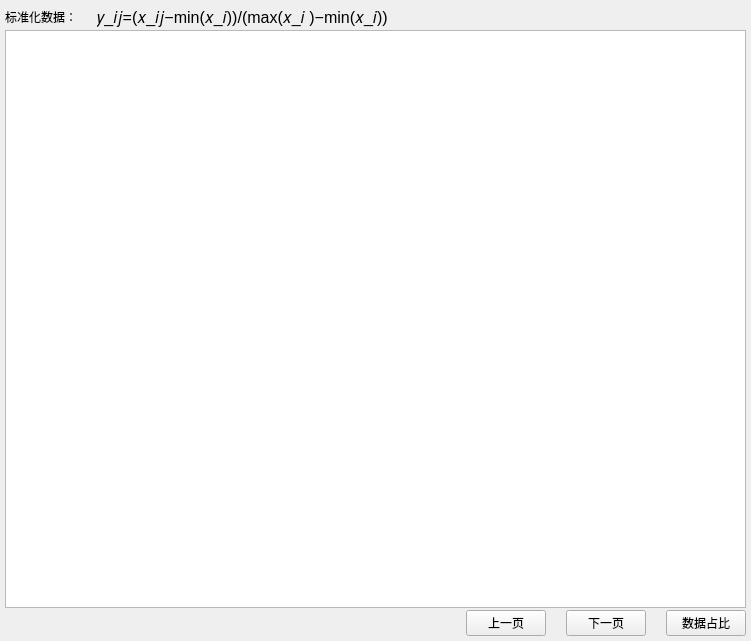
<?xml version="1.0" encoding="UTF-8"?>
<ui version="4.0">
 <class>DataStandardization</class>
 <widget class="QWidget" name="DataStandardization">
  <property name="geometry">
   <rect>
    <x>0</x>
    <y>0</y>
    <width>751</width>
    <height>641</height>
   </rect>
  </property>
  <property name="windowTitle">
   <string notr="true">Form</string>
  </property>
  <layout class="QVBoxLayout" name="verticalLayout">
   <property name="spacing">
    <number>2</number>
   </property>
   <property name="leftMargin">
    <number>5</number>
   </property>
   <property name="topMargin">
    <number>5</number>
   </property>
   <property name="rightMargin">
    <number>5</number>
   </property>
   <property name="bottomMargin">
    <number>5</number>
   </property>
   <item>
    <layout class="QHBoxLayout" name="horizontalLayout_2">
     <property name="spacing">
      <number>0</number>
     </property>
     <item>
      <widget class="QLabel" name="label">
       <property name="text">
        <string>标准化数据：</string>
       </property>
      </widget>
     </item>
     <item>
      <spacer name="horizontalSpacer">
       <property name="orientation">
        <enum>Qt::Horizontal</enum>
       </property>
       <property name="sizeType">
        <enum>QSizePolicy::Fixed</enum>
       </property>
       <property name="sizeHint" stdset="0">
        <size>
         <width>20</width>
         <height>20</height>
        </size>
       </property>
      </spacer>
     </item>
     <item>
      <widget class="QLabel" name="label_2">
       <property name="font">
        <font>
         <pointsize>12</pointsize>
        </font>
       </property>
       <property name="text">
        <string>𝑦_𝑖𝑗=(𝑥_𝑖𝑗−min⁡(𝑥_𝑖))/(max⁡(𝑥_𝑖 )−min⁡(𝑥_𝑖))</string>
       </property>
      </widget>
     </item>
     <item>
      <spacer name="horizontalSpacer_5">
       <property name="orientation">
        <enum>Qt::Horizontal</enum>
       </property>
       <property name="sizeHint" stdset="0">
        <size>
         <width>40</width>
         <height>20</height>
        </size>
       </property>
      </spacer>
     </item>
    </layout>
   </item>
   <item>
    <widget class="DSGUI::DSTableView" name="m_listViewElement"/>
   </item>
   <item>
    <layout class="QHBoxLayout" name="horizontalLayout">
     <property name="spacing">
      <number>0</number>
     </property>
     <item>
      <spacer name="horizontalSpacer_3">
       <property name="orientation">
        <enum>Qt::Horizontal</enum>
       </property>
       <property name="sizeHint" stdset="0">
        <size>
         <width>40</width>
         <height>20</height>
        </size>
       </property>
      </spacer>
     </item>
     <item>
      <widget class="DSGUI::DSPushButton" name="m_btnBefore">
       <property name="text">
        <string>上一页</string>
       </property>
      </widget>
     </item>
     <item>
      <spacer name="horizontalSpacer_4">
       <property name="orientation">
        <enum>Qt::Horizontal</enum>
       </property>
       <property name="sizeType">
        <enum>QSizePolicy::Fixed</enum>
       </property>
       <property name="sizeHint" stdset="0">
        <size>
         <width>20</width>
         <height>20</height>
        </size>
       </property>
      </spacer>
     </item>
     <item>
      <widget class="DSGUI::DSPushButton" name="m_btnNext">
       <property name="text">
        <string>下一页</string>
       </property>
      </widget>
     </item>
     <item>
      <spacer name="horizontalSpacer_2">
       <property name="orientation">
        <enum>Qt::Horizontal</enum>
       </property>
       <property name="sizeType">
        <enum>QSizePolicy::Fixed</enum>
       </property>
       <property name="sizeHint" stdset="0">
        <size>
         <width>20</width>
         <height>20</height>
        </size>
       </property>
      </spacer>
     </item>
     <item>
      <widget class="DSGUI::DSPushButton" name="m_btnRatio">
       <property name="text">
        <string>数据占比</string>
       </property>
      </widget>
     </item>
    </layout>
   </item>
  </layout>
 </widget>
 <customwidgets>
  <customwidget>
   <class>DSGUI::DSTableView</class>
   <extends>QTableView</extends>
   <header location="global">TableView/tableview.h</header>
  </customwidget>
  <customwidget>
   <class>DSGUI::DSPushButton</class>
   <extends>QPushButton</extends>
   <header>PushButton/PushButton.h</header>
  </customwidget>
 </customwidgets>
 <resources/>
 <connections/>
</ui>
